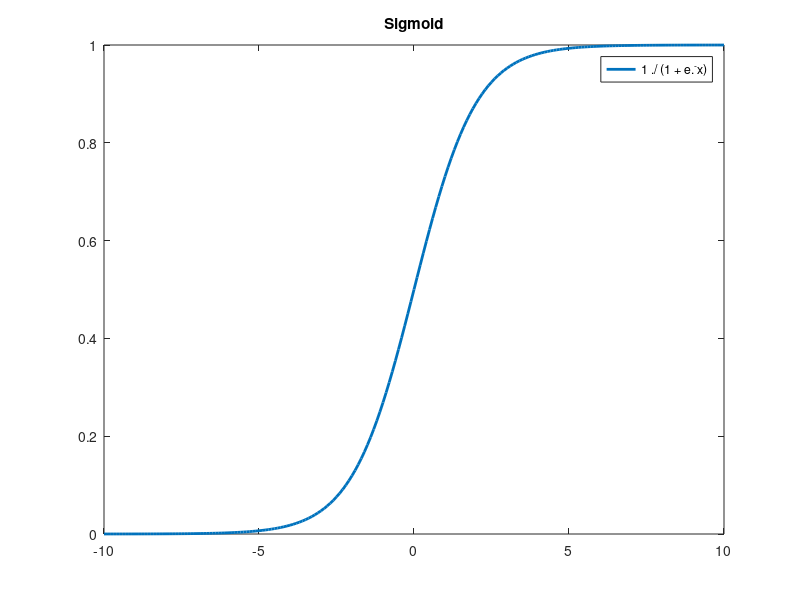
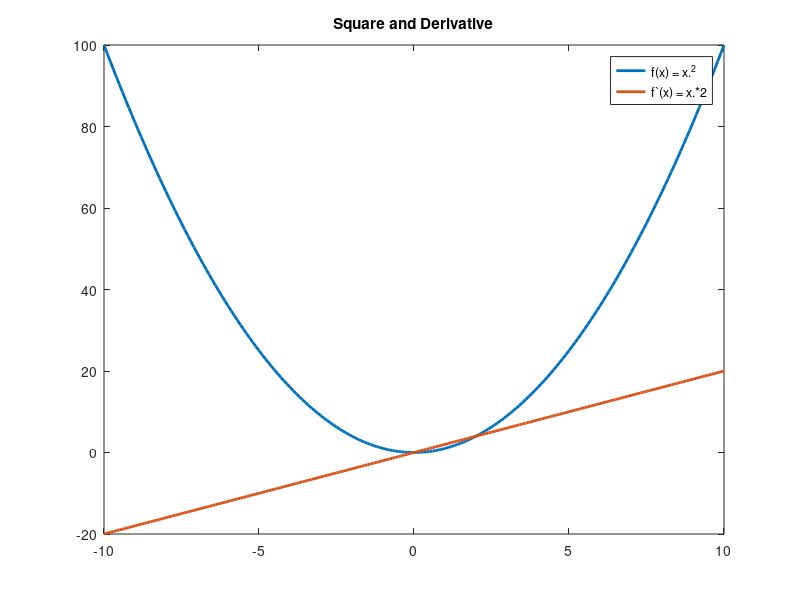
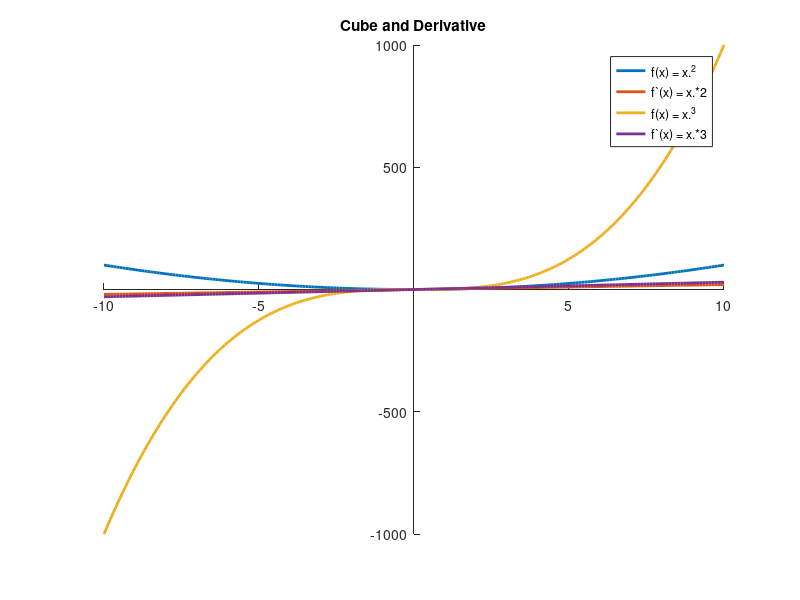

Reproduce these figures in MATLAB, in order.
1;

x = [-10:.1:10];
plot(x, 1 ./ (1 + e.^-x), ';1 ./ (1 + e.^-x);', 'linewidth',2)
title('Sigmoid')
print('../../image/plot/sigmoid.png', '-S400,300');

x = [-10:.1:10];
plot(x, x.^2, ';f(x) = x.^2;', 'linewidth',2)
hold on
plot(x, x.*2, ';f`(x) = x.*2;', 'linewidth',2)
title('Square and Derivative')
print('../../image/plot/square_and_derivative.png', '-S400,300');

x = [-10:.1:10];
plot(x, x.^3, ';f(x) = x.^3;', 'linewidth',2)
hold on
plot(x, x.*3, ';f`(x) = x.*3;', 'linewidth',2)
set (gca, "xaxislocation", "origin")
set (gca, "yaxislocation", "origin")
set (gca, "box", "off")
title('Cube and Derivative')
print('../../image/plot/cube_and_derivative.png', '-S400,300');

